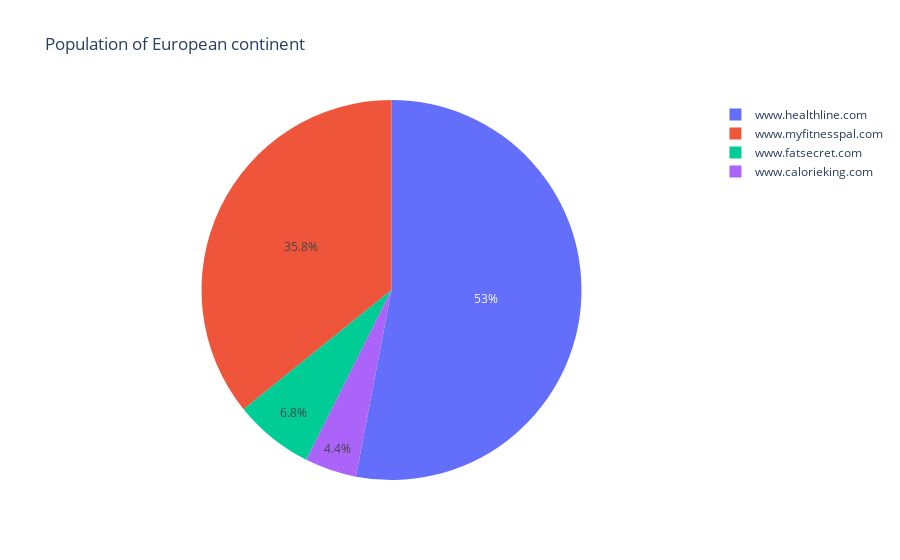

Write notebook code for a chart like this one.
### Code cell
fig = px.pie(page_count, values='displayLink', names=page_count.index, title='Population of European continent')
fig.show()

### Figure 1 — Plotly figure (JSON) as saved in the notebook; plotly's stock layout.template omitted (floating-point values rounded to 4 significant figures)
{"data": [{"domain": {"x": [0, 1], "y": [0, 1]}, "hovertemplate": "index=%{label}<br>displayLink=%{value}<extra></extra>", "labels": ["www.healthline.com", "www.myfitnesspal.com", "www.fatsecret.com", "www.calorieking.com"], "legendgroup": "", "name": "", "showlegend": true, "type": "pie", "values": [265, 179, 34, 22]}], "layout": {"legend": {"tracegroupgap": 0}, "title": {"text": "Population of European continent"}}}
